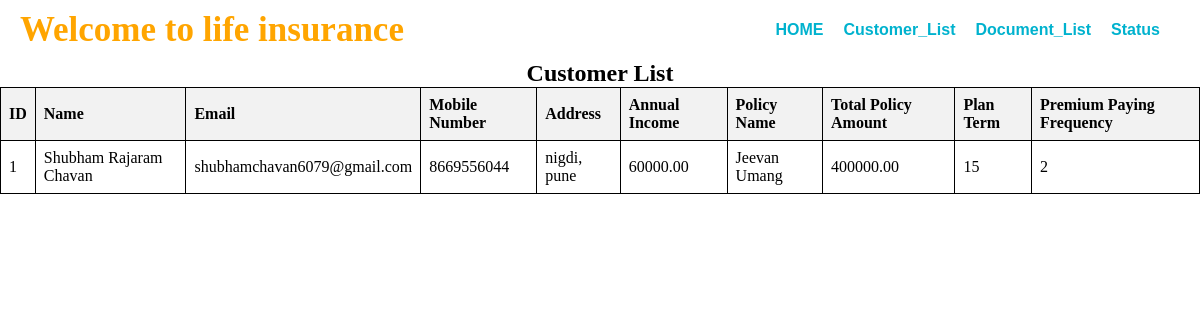
Screenshot of /Customer_List.php with the database file from the repository.
### tables this page shows
CREATE TABLE `customer` (
  `id` int(11) NOT NULL,
  `full_name` varchar(255) NOT NULL,
  `mobile_number` varchar(15) NOT NULL,
  `email` varchar(255) NOT NULL,
  `address` text NOT NULL,
  `age` int(11) NOT NULL,
  `gender` varchar(10) NOT NULL,
  `annual_income` decimal(10,2) NOT NULL,
  `policy_name` varchar(255) NOT NULL,
  `total_policy_amount` decimal(10,2) NOT NULL,
  `plan_term` int(11) NOT NULL,
  `premium_paying_frequency` int(11) NOT NULL,
  `user_id` int(11) DEFAULT NULL
);

### Customer_List.php (the view, shortened to what this page needs)
<!DOCTYPE html>
<html lang="en">
<head>
</head>
<body>
    <div class="navbar">
        <div class="icon">
            <h1 class="logo">Welcome to life insurance</h1>
        </div>
        <div class="menu">
            <ul>
            <li><a href="agent.php">HOME</a></li>
                <li><a href="Customer_List.php">Customer_List</a></li>
                <li><a href="DocList.php">Document_List</a></li>
                <li><a href="Policy_status.php">Status</a></li>
            </ul>
        </div>
    </div>
    <div>
      <center><h2 >Customer List</h2></center>
        <table>
            <?php
            $servername = "localhost";
            $username = "root";
            $password = "";
            $database = "ims";
            $conn = mysqli_connect($servername, $username, $password, $database);
            $sql = "SELECT * FROM customer";
            $result = mysqli_query($conn, $sql);
            if (mysqli_num_rows($result) > 0) {
                echo "<table border='1'>
    <tr>
    <th>ID</th>
    <th>Name</th>
    <th>Email</th>
    <th>Mobile Number</th>
    <th>Address</th>
    <th>Annual Income</th>
    <th>Policy Name</th>
    <th>Total Policy Amount</th>
    <th>Plan Term</th>
    <th>Premium Paying Frequency</th>
    </tr>";
                while ($row = mysqli_fetch_assoc($result)) {
                    echo "<tr>";
                    echo "<td>" . $row["id"] . "</td>";
                    echo "<td>" . $row["full_name"] . "</td>";
                    echo "<td>" . $row["email"] . "</td>";
                    echo "<td>" . $row["mobile_number"] . "</td>";
                    echo "<td>" . $row["address"] . "</td>";
                    echo "<td>" . $row["annual_income"] . "</td>";
                    echo "<td>" . $row["policy_name"] . "</td>";
                    echo "<td>" . $row["total_policy_amount"] . "</td>";
                    echo "<td>" . $row["plan_term"] . "</td>";
                    echo "<td>" . $row["premium_paying_frequency"] . "</td>";
                    echo "</tr>";
                }
                echo "</table>";
            } else {
                echo "0 results";
            }
            ?>
        </table>
    </div>
</body>
</html>

### Customer_List.php (style rules this page uses)
table { width: 100%; border-collapse: collapse; }
table, th, td { border: 1px solid black; }
th, td { padding: 8px; text-align: left; }
th { background-color: #f2f2f2; }
* { margin: 0; padding: 0; }
.navbar { width: 95%; padding: 10px 20px; display: flex; justify-content: space-between; align-items: center; }
.icon { display: flex; align-items: center; }
.logo { color: orange; font-size: 35px; font-family: 'Times New Roman', Times, serif; margin-right: auto; }
.menu { display: flex; align-items: center; }
ul { display: flex; list-style-type: none; margin: 0; padding: 0; }
ul li { margin-left: 20px; }
ul li:first-child { margin-left: 0; }
ul li a { text-decoration: none; color: #00b2ce; font-family: Arial, Helvetica, sans-serif; font-weight: bold; transition: 0.4s ease-in-out; }

### rows the page displays
customer: id "1", full_name "Shubham Rajaram Chavan", email "shubhamchavan6079@gmail.com", mobile_number "8669556044", address "nigdi, pune", annual_income "60000.00", policy_name "Jeevan Umang", total_policy_amount "400000.00", plan_term "15", premium_paying_frequency "2"
